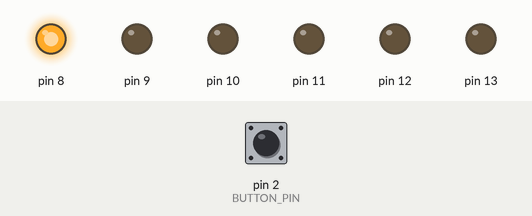
The sketch below on a simulated Arduino Uno, built with avr-gcc and run on an emulated ATmega328P. Shown: output pins drawn as LEDs (lit = HIGH). Inputs (shaded band) come from the test bench; at power-on: pin 2 (BUTTON_PIN) HIGH.

Above: at 0.05 s.
At 0.55 s:
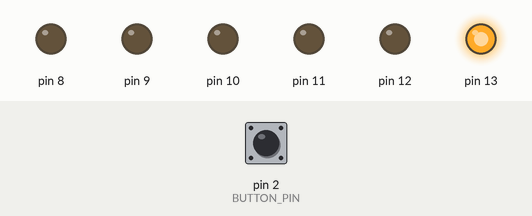
At 0.75 s:
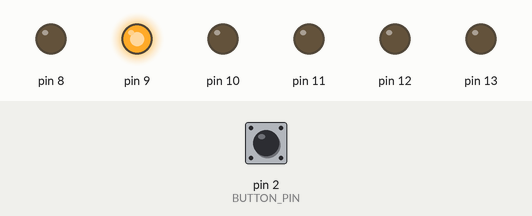
At 1.45 s:
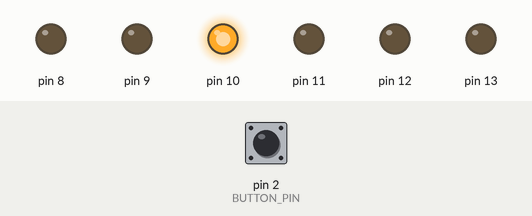
At 2.15 s:
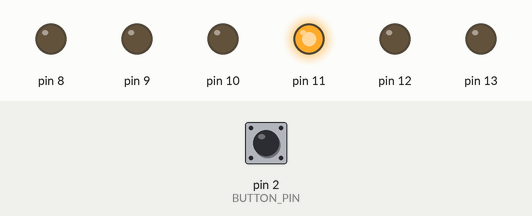
At 2.85 s:
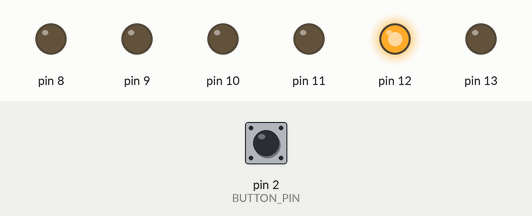
Timing chart, 0 to 3.1 s (numbered marks = the images above):
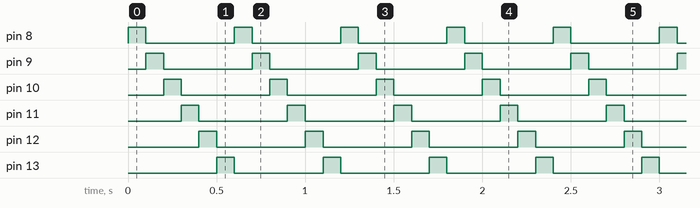

The sketch:

mic1_week2.ino
```cpp
/*
 * mic1_week2.ino
 * LED-біжучий вогник на D8..D13, який змінює напрямок при натисканні
 * кнопки на D2.
 *
 * Name:           <Ваше ім'я>
 * Student number: <Ваш номер студента>
 * Date:           <дата>
 *
 * Поєднує ідеї з прикладів:
 *   - Blink Without Delay      -> таймінг через millis() замість delay()
 *   - State Change Detection   -> реагуємо на момент натискання, а не на стан
 */

// --- Світлодіоди ---
const int FIRST_LED = 8;    // D8
const int LAST_LED  = 13;   // D13

// --- Кнопка ---
// Кнопка K1..K4 підключена між D2 і GND. Зовнішнього pullup-резистора немає,
// тому вмикаємо внутрішній (INPUT_PULLUP):
//   не натиснута -> HIGH, натиснута -> LOW
const int BUTTON_PIN = 2;

// --- Таймінг ---
const unsigned long INTERVAL_MS = 100;  // час між двома світлодіодами
const unsigned long DEBOUNCE_MS = 50;   // захист від брязкоту контактів

// --- Змінні стану ---
int currentLed = FIRST_LED;             // світлодіод, що зараз світиться
int direction  = 1;                     // +1: D8 -> D13, -1: D13 -> D8
unsigned long previousMillis = 0;       // коли востаннє переключали світлодіод

int lastButtonState = HIGH;             // попередній стан кнопки
unsigned long lastButtonChange = 0;     // коли востаннє зафіксували зміну кнопки

void setup() {
  for (int pin = FIRST_LED; pin <= LAST_LED; pin++) {
    pinMode(pin, OUTPUT);
    digitalWrite(pin, LOW);
  }
  pinMode(BUTTON_PIN, INPUT_PULLUP);

  digitalWrite(currentLed, HIGH);       // запалюємо перший світлодіод
  previousMillis = millis();
}

void loop() {
  unsigned long currentMillis = millis();

  // ---------- 1. Кнопка: State Change Detection ----------
  int buttonState = digitalRead(BUTTON_PIN);

  if (buttonState != lastButtonState &&
      currentMillis - lastButtonChange >= DEBOUNCE_MS) {
    lastButtonChange = currentMillis;

    if (buttonState == LOW) {
      // Перехід HIGH -> LOW = кнопку щойно натиснули -> змінюємо напрямок
      direction = -direction;
    }
    lastButtonState = buttonState;
  }

  // ---------- 2. Біжучий вогник: Blink Without Delay ----------
  if (currentMillis - previousMillis >= INTERVAL_MS) {
    previousMillis = currentMillis;

    digitalWrite(currentLed, LOW);      // гасимо поточний

    currentLed += direction;            // крок у поточному напрямку
    if (currentLed > LAST_LED) {        // вийшли за D13 -> починаємо з D8
      currentLed = FIRST_LED;
    } else if (currentLed < FIRST_LED) {// вийшли за D8 -> починаємо з D13
      currentLed = LAST_LED;
    }

    digitalWrite(currentLed, HIGH);     // запалюємо наступний
  }
}
```

Measured:
- by itself, pin 8–13: alternates HIGH for 0.10 s and LOW for 0.50 s
- by itself, everything shown: repeats every 0.60 s, in 6 steps
